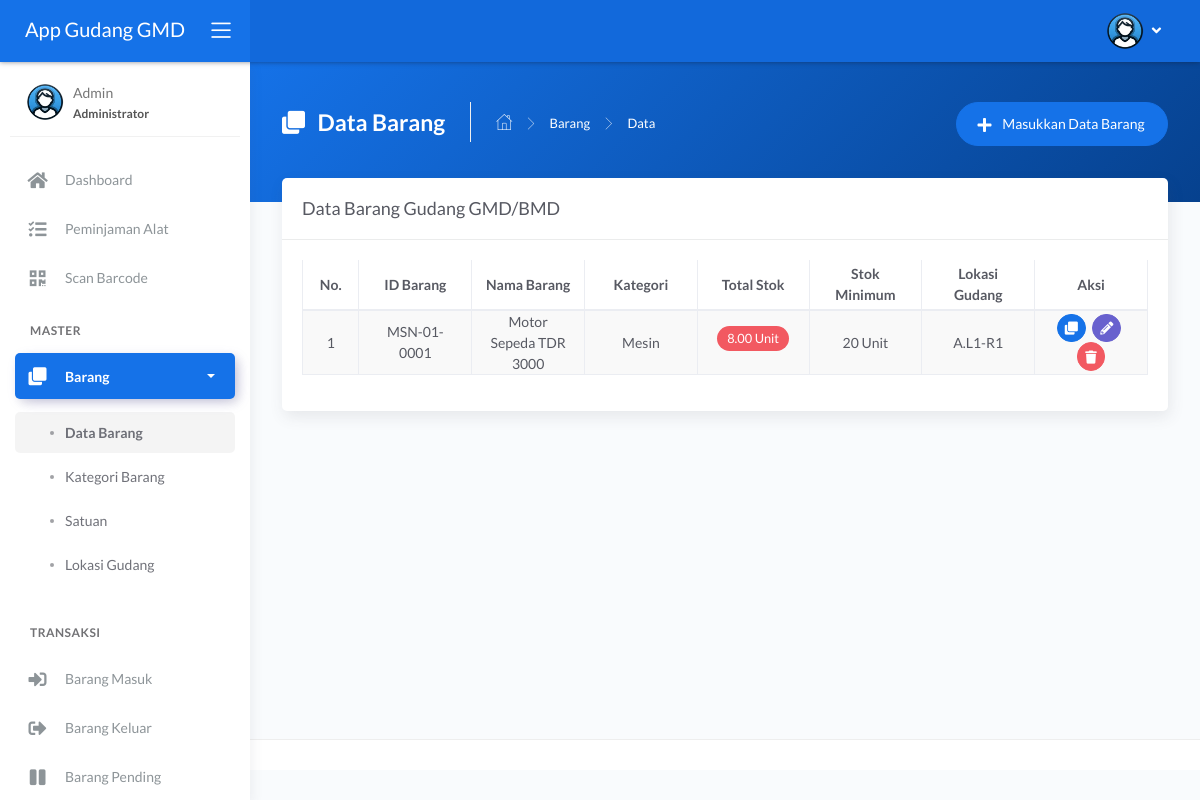
The app's page /main.php?module=barang (signed in), older data.
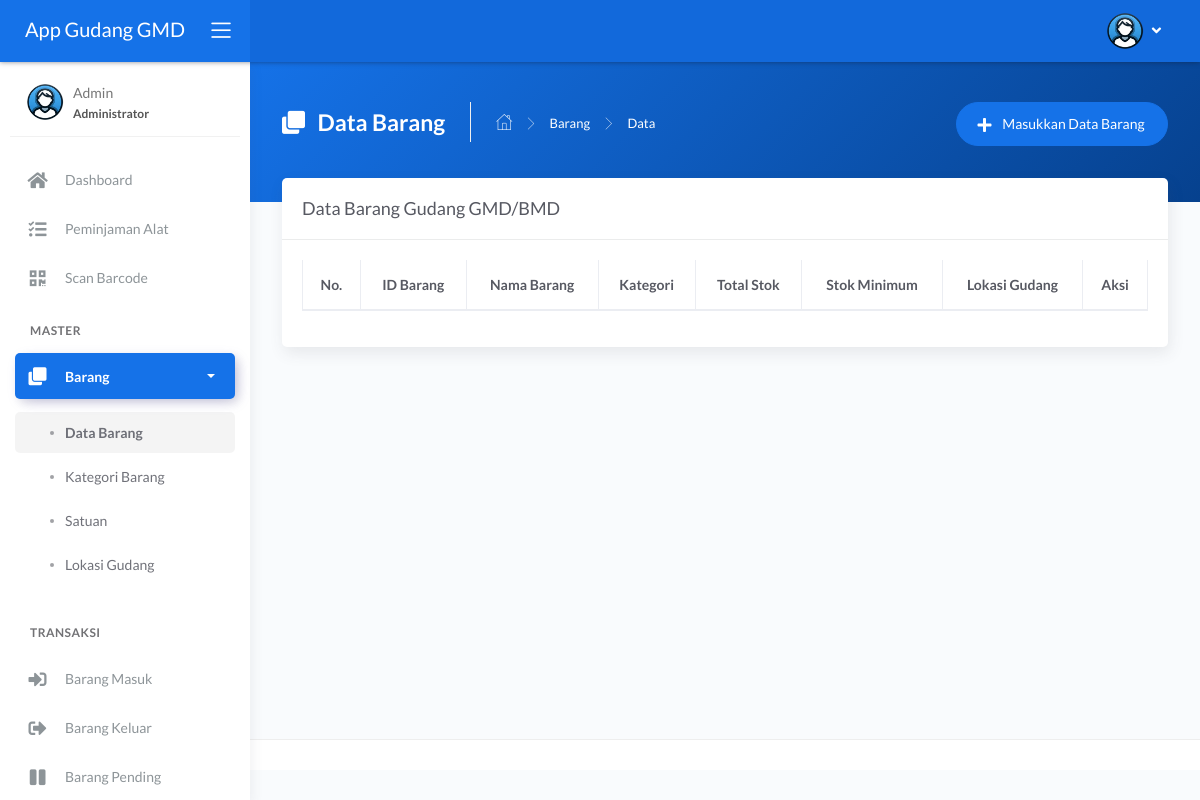
The same page, newer data.
### tables this page shows
CREATE TABLE `tbl_barang` (
  `id_barang` varchar(750) NOT NULL,
  `nama_barang` varchar(100) NOT NULL,
  `jenis` int NOT NULL,
  `stok_minimum` float NOT NULL,
  `stok` float NOT NULL DEFAULT '0',
  `satuan` int NOT NULL,
  `lokasi_rak` varchar(50) NOT NULL,
  `barang_pending` int NOT NULL,
  `foto` varchar(100) DEFAULT NULL
);

CREATE TABLE `tbl_jenis` (
  `id_jenis` int NOT NULL,
  `nama_jenis` varchar(50) NOT NULL
);

CREATE TABLE `tbl_satuan` (
  `id_satuan` int NOT NULL,
  `nama_satuan` varchar(30) NOT NULL
);

CREATE TABLE `tbl_lokasi_rak` (
  `id_lokasi_rak` int NOT NULL,
  `lokasi_rak` varchar(50) NOT NULL
);

### modules/barang/tampil_data.php (the view, shortened to what the changed rows need)
<?php
if (basename($_SERVER['PHP_SELF']) === basename(__FILE__)) {
  header('location: 404.html');
}
else {
?>
  <div class="page-inner mt--5" id="table-show-pending">
    <div class="card">
      <div class="card-body">
        <div class="table-responsive">
          <table id="basic-datatables-show-pending" class="display table table-bordered table-striped table-hover">
            <thead>
              <tr>
                <th class="text-center">No.</th>
                <th class="text-center">ID Barang</th>
                <th class="text-center">Nama Barang</th>
                <th class="text-center">Kategori</th>
                <th class="text-center">Total Stok</th>
                <th class="text-center">Stok Minimum</th>
                <th class="text-center">Lokasi Gudang</th>
                <th class="text-center">Aksi</th>
              </tr>
            </thead>
            <tbody>
              <?php
              $no = 1;
              $query = mysqli_query($mysqli, "SELECT a.id_barang, a.nama_barang, a.stok, a.satuan, b.nama_satuan, c.lokasi_rak, a.stok_minimum, a.barang_pending, d.nama_jenis
                                              FROM tbl_barang as a INNER JOIN tbl_satuan as b INNER JOIN tbl_lokasi_rak as c INNER JOIN tbl_jenis as d
                                              ON a.satuan=b.id_satuan AND a.lokasi_rak=c.id_lokasi_rak AND a.jenis=d.id_jenis
                                              -- INNER JOIN tbl_lokasi_rak as c ON a.lokasi_rak=c.id_lokasi_rak
                                              ORDER BY a.id_barang ASC")
                or die('Ada kesalahan pada query tampil data : ' . mysqli_error($mysqli));
              while ($data = mysqli_fetch_assoc($query)) { ?>
                <tr>
                  <td width="50" class="text-center"><?php echo $no++; ?></td>
                  <td width="100" class="text-center"><?php echo $data['id_barang']; ?></td>
                  <td width="100"class="text-center"><?php echo $data['nama_barang']; ?></td>
                  <td width="100"class="text-center"><?php echo $data['nama_jenis']; ?></td>
                  <td width="80" class=" text-center"><?php if ($data['stok'] <= $data['stok_minimum']) {
                                                      ?><h4 class="badge badge-pill badge-danger increase-size"><?php echo number_format($data['stok'],2); ?> <?php echo $data['nama_satuan']; ?></h4><?php
                                                                                                                                                                                                              } else {
                                                                                                                                                                                                                ?><h4 class="badge badge-success increase-size"><?php echo number_format($data['stok'], 2); ?> <?php echo $data['nama_satuan']; ?></h4><?php
                                                                                                                                                                                                                                                                                                                                                              } ?></td>
                  <td width="100" class="text-center"><?php echo number_format($data['stok_minimum'], 0, '', '.'); ?> <?php echo $data['nama_satuan']; ?></td>
                  <td width="100"class="text-center"><?php echo $data['lokasi_rak']; ?></td>
                  <td width="100" class="text-center">
                    <?php
                    if ($_SESSION['hak_akses'] != 'Admin Gudang' && $_SESSION['hak_akses'] != 'Marketing') { ?>
                      <div>
                        <a href="?module=tampil_detail_barang&id=<?php echo $data['id_barang']; ?>" class="btn btn-icon btn-round btn-primary btn-sm mr-md-1" data-toggle="tooltip" data-placement="top" title="Detail">
                          <i class="fas fa-clone fa-sm"></i>
                        </a>
                        <a href="?module=form_ubah_barang&id=<?php echo $data['id_barang']; ?>" class="btn btn-icon btn-round btn-secondary btn-sm mr-md-1" data-toggle="tooltip" data-placement="top" title="Ubah">
                          <i class="fas fa-pencil-alt fa-sm"></i>
                        </a>
                        <a href="modules/barang/proses_hapus.php?id=<?php echo $data['id_barang']; ?>" onclick="return confirm('Anda yakin ingin menghapus data barang <?php echo $data['nama_barang']; ?>?')" class="btn btn-icon btn-round btn-danger btn-sm" data-toggle="tooltip" data-placement="top" title="Hapus">
                          <i class="fas fa-trash fa-sm"></i>
                        </a>
                      </div>
                    <?php } ?>
                  </td>
                </tr>
              <?php } ?>
            </tbody>
          </table>
        </div>
      </div>
    </div>
  </div>
<?php } ?>

### layouts/sidebar_menu.php (shortened to what the changed rows need)
<?php
function isMenuActive($menuModules)
{
  if (isset($_GET['module']) && in_array($_GET['module'], $menuModules)) {
    return 'active';
  }
  return '';
}
foreach ($menus as $menu) {
  if (isset($menu['header'])) {
    echo '<li class="nav-section">
                <span class="sidebar-mini-icon">
                  <i class="fa fa-ellipsis-h"></i>
                </span>
                <h4 class="text-section">' . $menu['header'] . '</h4>
              </li>';
    continue;
  }
  $activeClass = isMenuActive($menu['modules']);
  if (isset($menu['submenu'])) {
    $submenuClass = ($activeClass === 'active') ? 'active submenu' : 'submenu';
    $collapseClass = ($activeClass === 'active') ? 'show' : '';
    $collapseId = strtolower(str_replace(' ', '', $menu['title']));
    echo '<li class="nav-item ' . $submenuClass . '">';
    echo '<a data-toggle="collapse" href="#' . $collapseId . '">';
    echo '<i class="' . $menu['icon'] . '"></i>';
    echo '<p>' . $menu['title'] . '</p>';
    echo '<span class="caret"></span>';
    echo '</a>';
    echo '<div class="collapse ' . $collapseClass . '" id="' . $collapseId . '">';
    echo '<ul class="nav nav-collapse">';
    foreach ($menu['submenu'] as $submenu) {
      $subActiveClass = isMenuActive($submenu['modules']);
      echo '<li class="' . $subActiveClass . '">';
      echo '<a href="' . $submenu['link'] . '">';
      echo '<span class="sub-item">' . $submenu['title'] . '</span>';
      echo '</a>';
      echo '</li>';
    }
    echo '</ul>';
    echo '</div>';
    echo '</li>';
  } else {
    echo '<li class="nav-item ' . $activeClass . '">';
    echo '<a href="' . $menu['link'] . '">';
    echo '<i class="' . $menu['icon'] . '"></i>';
    echo '<p>' . $menu['title'] . '</p>';
    echo '</a>';
    echo '</li>';
  }
}

Row changes from the older to the newer data that the page shows:
removed tbl_barang: id_barang "MSN-01-0001", nama_barang "Motor Sepeda TDR 3000", tbl_jenis.nama_jenis "Mesin", stok "8.00", tbl_satuan.nama_satuan "Unit", stok_minimum "20", tbl_lokasi_rak.lokasi_rak "A.L1-R1"
